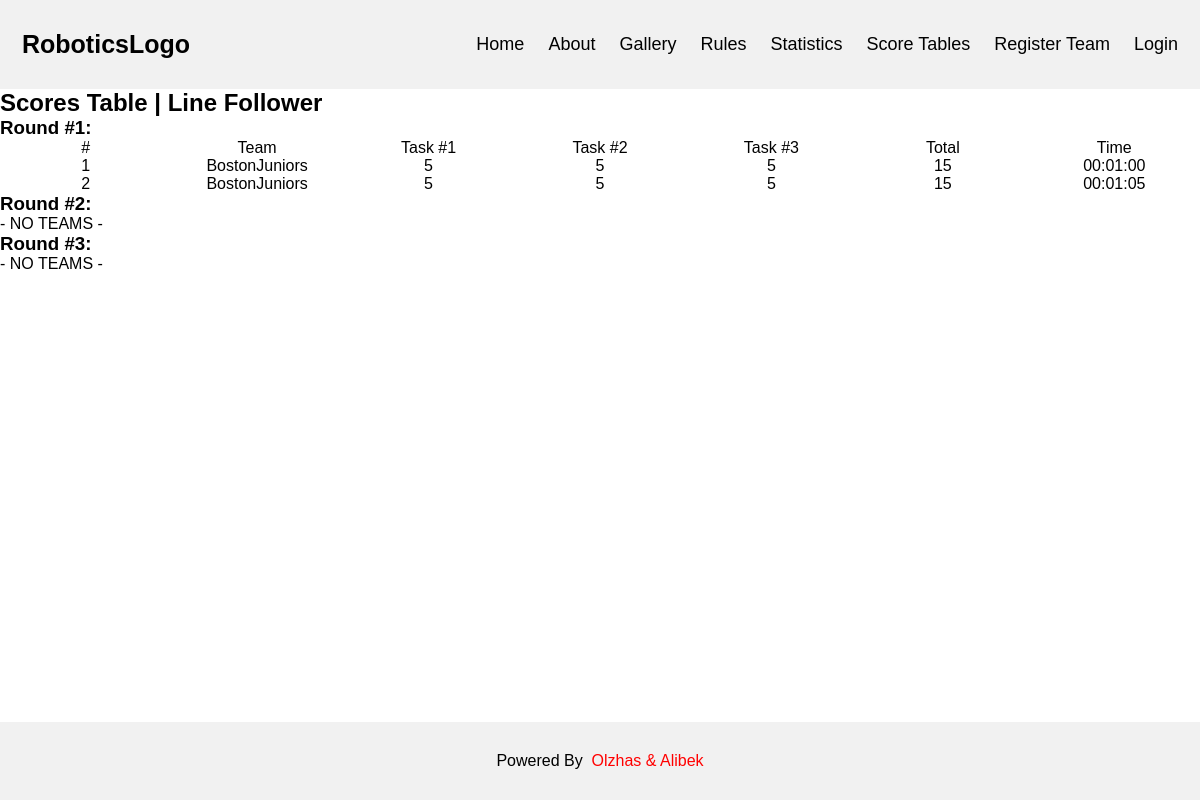
/scores.php, run on an earlier commit of the app's database.
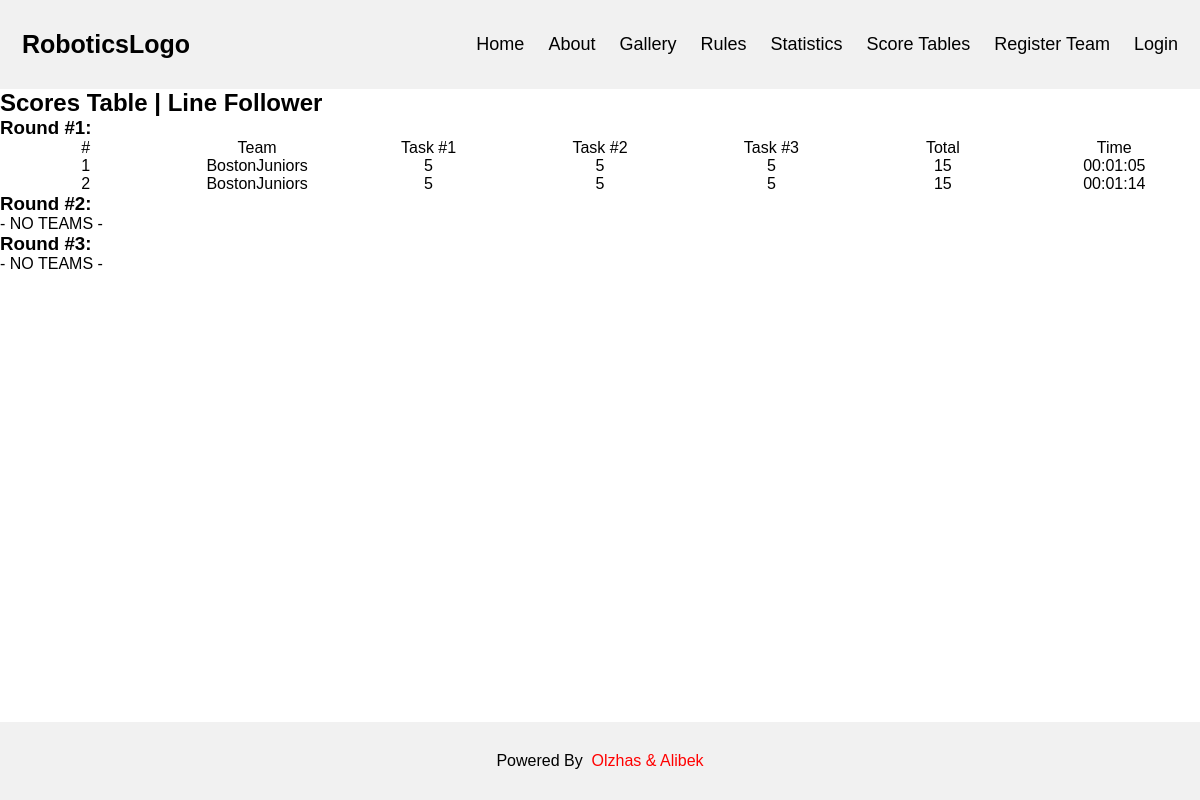
And on a later commit of the database.
### tables this page shows
CREATE TABLE `linefollower` (
  `id` int(11) NOT NULL,
  `team_id` int(11) NOT NULL,
  `round` int(11) NOT NULL,
  `time` time NOT NULL,
  `task1` int(11) NOT NULL,
  `task2` int(11) NOT NULL,
  `task3` int(11) NOT NULL
);

CREATE TABLE `team` (
  `team_id` int(11) NOT NULL,
  `teamname` varchar(40) NOT NULL,
  `email` varchar(40) NOT NULL,
  `password` varchar(255) NOT NULL,
  `p1_fname` varchar(40) NOT NULL,
  `p1_lname` varchar(40) NOT NULL,
  `p2_fname` varchar(40) NOT NULL,
  `p2_lname` varchar(40) NOT NULL,
  `organisation` varchar(40) NOT NULL,
  `locality` varchar(120) NOT NULL,
  `category_id` int(11) NOT NULL,
  `phonenumber` varchar(10) NOT NULL
);

### php/getScores.php (called while the page is built, shortened)
<?php
function recordsAll($conn, $tableName, $round)
{
    $tableName = trim($tableName);
    $tableName = mysqli_real_escape_string($conn, $tableName);
    $tableName = stripslashes($tableName);
    $stmt = "SELECT id, teamname, task1, task2, task3,
       (task1 + task2 + task3) as 'total', time FROM `%s`
       INNER JOIN `team` ON `%s`.team_id=team.team_id WHERE
       round = %d ORDER BY total DESC, time ASC";
    $query = sprintf($stmt, $tableName, $tableName, $round);
    $result = mysqli_query($conn, $query);
    $n = mysqli_num_rows($result);
    $records = array();
    for ($i = 0; $i < $n; $i++) {
        $row = mysqli_fetch_assoc($result);
        $records[] = $row;
    }
    return $records;
}

### scores.php (the view, shortened to what this page needs)
<?php
require "database/connectDB.php";
require "php/getScores.php";
require "includes/header.php";
?>
<div class="wrapper">
    <div class="container">
        <h2>Scores Table | Line Follower</h2>
        <?php
        for ($round = 1; $round <= 3; $round++) {
            $tableName = 'lineFollower';
            $counter = 0;
            $records = recordsAll($conn, $tableName, $round);
            echo "<h3> Round #$round: </h3>";
            if (empty($records)) {
                echo "<div><p> - NO TEAMS - </p></div>";
            } else {
                ?>
                <div id="lineFollowerTable">
                    <div>#</div>
                    <div>Team</div>
                    <div><p>Task #1</p></div>
                    <div><p>Task #2</p></div>
                    <div><p>Task #3</p></div>
                    <div><p>Total</p></div>
                    <div><p>Time</p></div>
                    <?php foreach ($records as $a): ?>
                        <div><?= ++$counter ?></div>
                        <div><?= $a["teamname"] ?></div>
                        <div><?= $a["task1"] ?></div>
                        <div><?= $a["task2"] ?></div>
                        <div><?= $a["task3"] ?></div>
                        <div><?= $a["total"] ?></div>
                        <div><?= $a["time"] ?></div>
                    <?php endforeach ?>
                </div>
                <?php
            }
        } ?>
        <br>
        <br>
    </div>
</div>
<?php
require "includes/footer.php";
?>

### includes/header.php (shortened to what this page needs)
<!DOCTYPE html>
<html lang="en" dir="ltr">
<head>
    <link rel="stylesheet" href="/software_factory/css/main.css"/>
</head>
<body>
<header>
    <a href="/software_factory/" class="logo">RoboticsLogo</a>
    <div class="header-right">
        <a href="/software_factory/">Home</a>
        <a href="/software_factory/about">About</a>
        <a href="/software_factory/gallery">Gallery</a>
        <a href="/software_factory/rules">Rules</a>
        <a href="/software_factory/statistics">Statistics</a>
        <a href="/software_factory/scores">Score Tables</a>
        <?php
        if (isset($_SESSION["role"])) {
            $role = $_SESSION["role"];
            switch ($role) {
                case "team":
                    echo '<a href="/software_factory/team/profile">Profile</a>';
                    echo '<a href="/software_factory/team/control">Control Panel</a>';
                    break;
                case "judge":
                    echo '<a href="/software_factory/judge/profile">Profile</a>';
                    echo '<a href="/software_factory/judge/control">Control Panel</a>';
                    break;
                case "admin":
                    echo '<a href="/software_factory/admin/profile">Profile</a>';
                    echo '<a href="/software_factory/admin/control">Control Panel</a>';
                    break;
            }
            echo '<a href="/software_factory/php/logout">Log out</a>';
        } else {
            echo '<a href="/software_factory/register">Register Team</a>';
            echo '<a href="/software_factory/login">Login</a>';
        } ?>
    </div>
</header>

### includes/footer.php
<footer>
    Powered By &nbsp;<a href="https://github.com/ol-ilyassov/software_factory"> Olzhas & Alibek</a>
</footer>
</body>
</html>

### css/main.css (style rules this page uses)
* { font-family: Arial; margin: 0; padding: 0; }
a { text-decoration: none; }
html { height: 100%; }
body { display: flex; flex-direction: column; height: 100%; }
.wrapper { flex-grow: 1; }
header { background-color: #f1f1f1; padding: 20px 10px; }
header a { float: left; color: black; text-align: center; padding: 12px; text-decoration: none; font-size: 18px; line-height: 25px; border-radius: 4px; }
header a.logo { font-size: 25px; font-weight: bold; }
.header-right { float: right; }
footer { display: flex; justify-content: center; align-items: center; padding: 30px 0 30px 0; width: 100%; background: #f1f1f1; text-align: center; }
footer a { color: red; }
#lineFollowerTable { display: grid; grid-template-columns: repeat(7, 1fr); }
#lineFollowerTable div { display: flex; justify-content: center; align-items: center; }

What changed in the data, as far as the page shows it:
shown differently, row unchanged: linefollower (number 1 of 2 on the later page): moves up the list
changed linefollower (number 2 of 2 on the later page): time "00:01:00" → "00:01:14"
